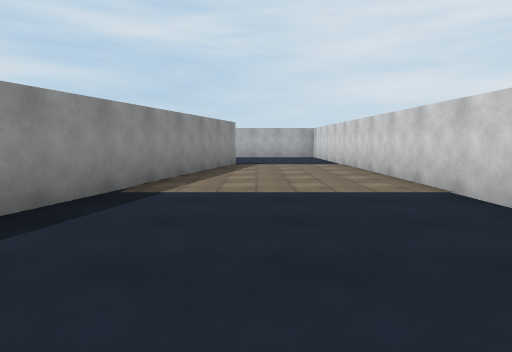
[1] (above)

23 first-person views from a walk through a 3-D level made in the Unity game engine. The camera is 1.3 m above the floor, tilts 6° down and sees 75° across. The floor is counted in squares, 2 m on a side. Each view is taken from the middle of a square. On the plan, view 1 faces up. The plan holds only what a view shows up to about 10 squares ahead; the rest is blank. The place goes on beyond the plan. The player character is not drawn. Surface patterns are stand-ins for the level's own textures.

[2]
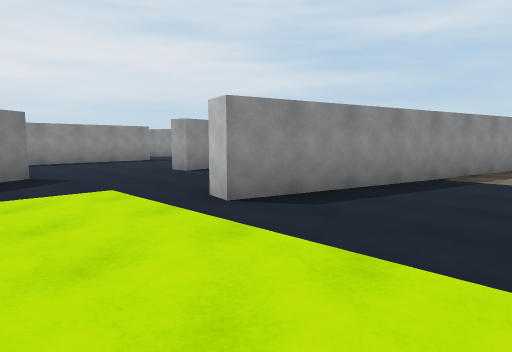

[3]
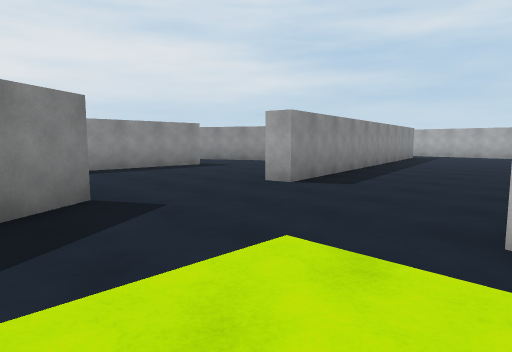

[4]
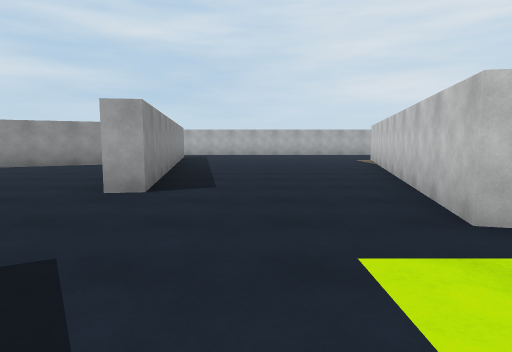

[5]
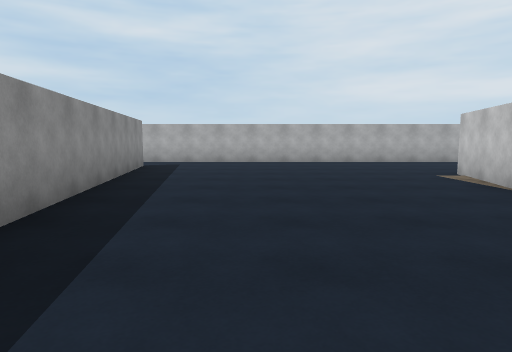

[6]
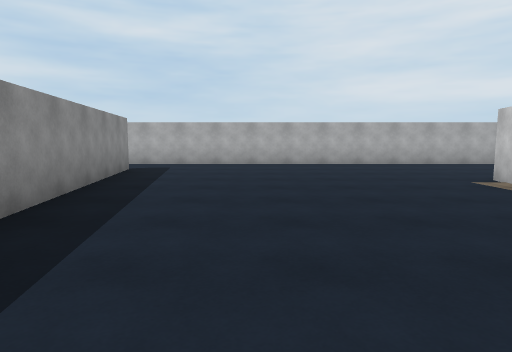

[7]
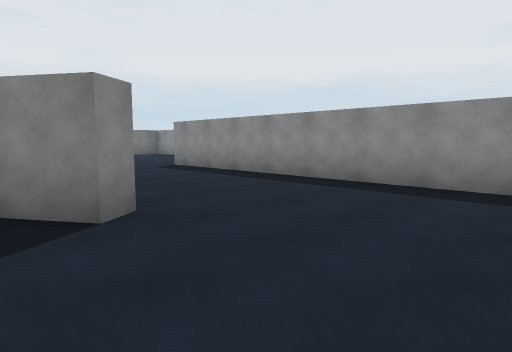

[8]
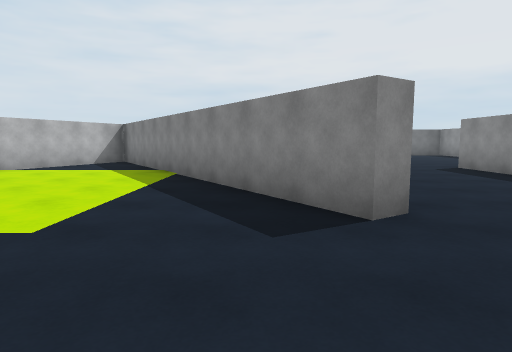

[9]
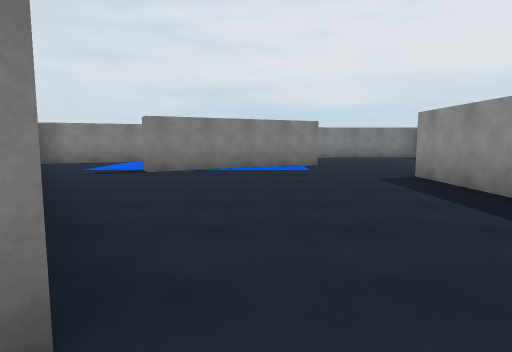

[10]
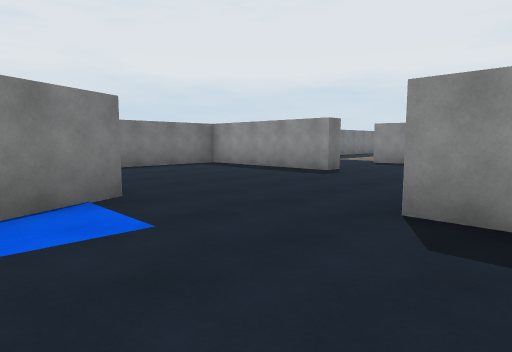

[11]
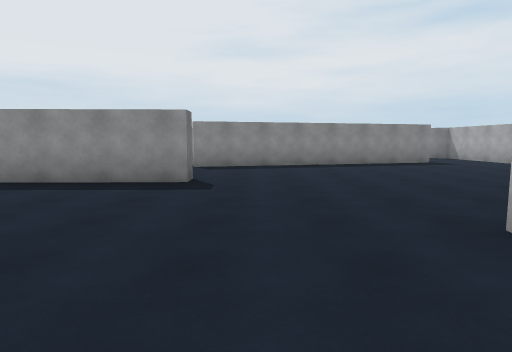

[12]
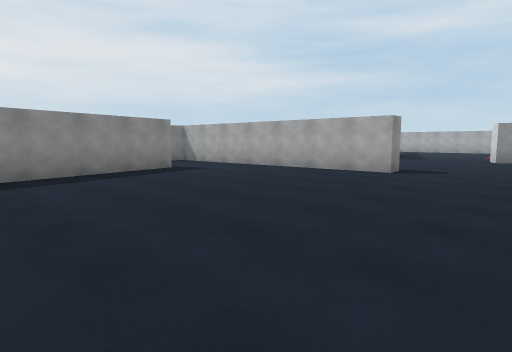

[13]
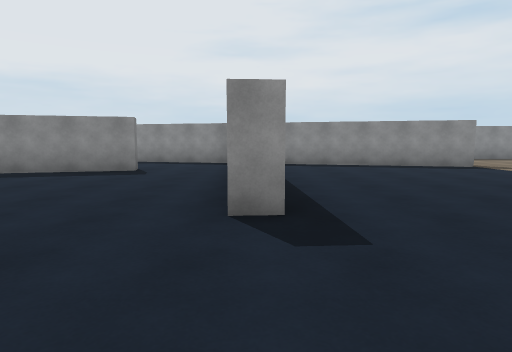

[14]
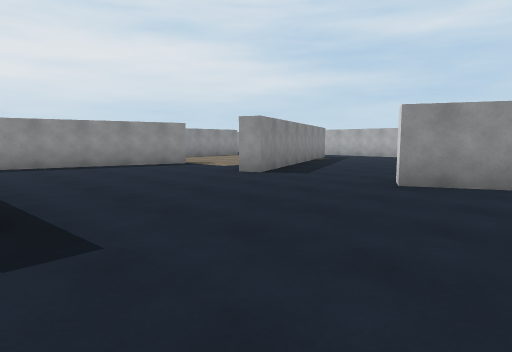

[15]
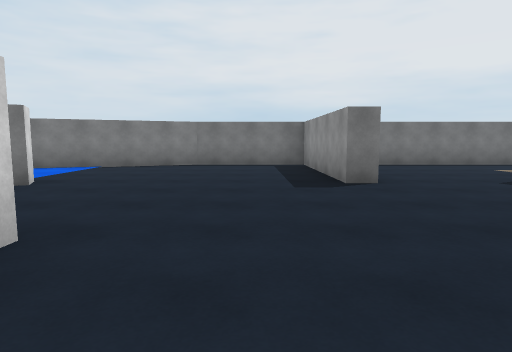

[16]
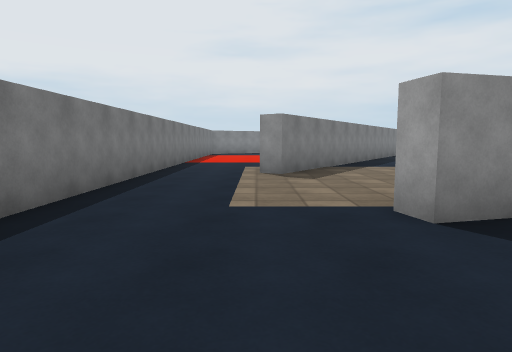

[17]
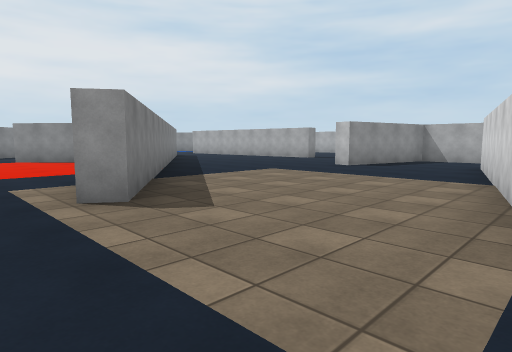

[18]
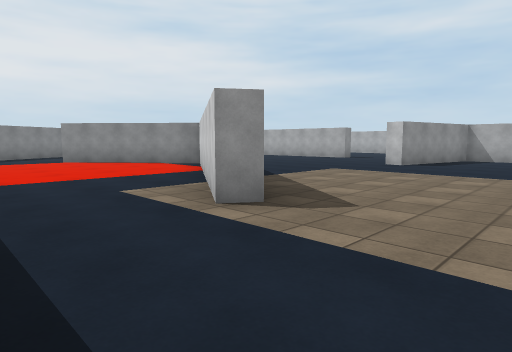

[19]
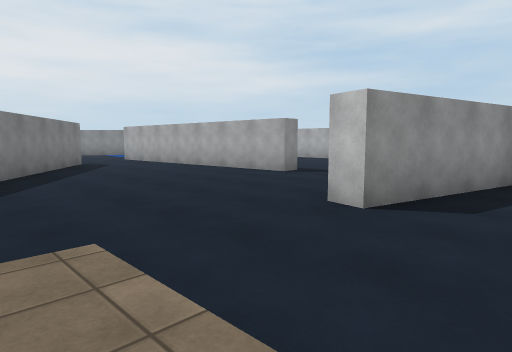

[20]
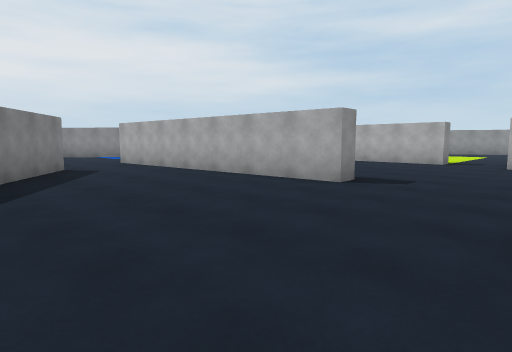

[21]
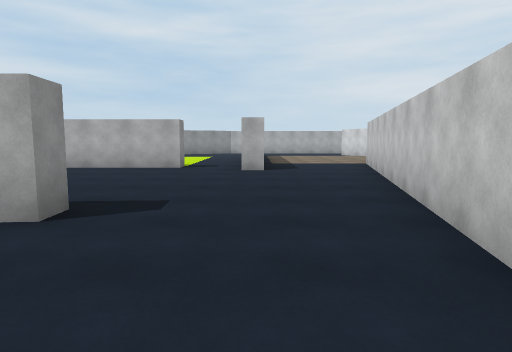

[22]
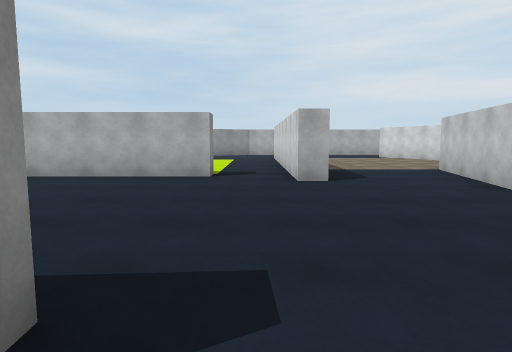

[23]
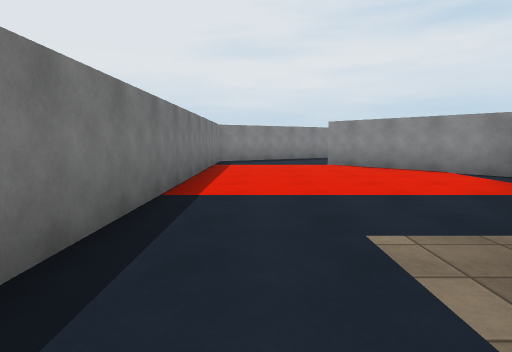

### Floor plan
Points are (right, up) in squares from view 1. A wall is a line through its corners. A room is listed if a view was taken in it or the views show most of it. See-through windows are left out.
Room 1 (views 1, 2, 3, 4, 5, 6, 7, 8, 9, 10, 11)
walls: (-7.4, -1) (-7, -0.7) (-2.1, -8.1); (2.5, 3.1) (2.4, 10.1); (-9.2, 7.2) (-11.3, 6.1); (-10.9, 3.8) (-10.9, -6.2); (-0.5, 9.5) (-2.8, 0.4) (-3.3, 0.5) (-1, 9.6); (-8, 11.8) (-6.4, 2.2) (-6.9, 2.1); (-1.7, -8.1) (-0.4, -5.2); (1.8, 13.4) (-8.6, 13.4); (-9.7, -8.9) (-5.7, -7) (-5.5, -7.4)
ways out: opening at (-11, 4.5) to room 2; opening at (-10, -7.3) to room 2; opening at (-5, -7.5) to room 2; opening at (-8, 12.5)
Room 2 (views 12, 13, 14, 15, 16, 17, 18, 19, 20, 21, 22, 23)
walls: (-19.3, -2.6) (-17.6, -9.6) (-18.2, -9.7); (-18.5, -7.8) (-19.8, -2.8); (-22.1, -2.2) (-22.5, -3.9) (-23.1, -3.8); (-15, -9.1) (-14.4, -9.1) (-14.3, -13.2) (-11.4, -13.2) (-7.8, -11.7); (-22.7, -2.3) (-20.8, 5.6); (-14.9, 0.3) (-14.9, -0.2) (-19.5, -0.5); (-25.8, -0.8) (-25.8, -1.4) (-29.5, -1.6); (-26.9, -7.3) (-29.5, -9.6); (-9.4, -9.4) (-9.7, -8.9); (-16.8, 5) (-17.3, 4.8); (-23.8, 3.4) (-24.3, 3.4) (-24.3, 4.4); (-20.3, 5.6) (-21.4, 0.8); (-29.6, -4.9) (-21.4, -10.5) (-21.7, -10.9) (-26.7, -7.5); (-12.7, 5.5) (-13.9, 4.9); (-25.8, 4.6) (-25.8, 4.1) (-29.2, 4.1); (-29.5, -13.2) (-16.4, -13.2); (-3.6, -10.1) (-1.9, -9.4)
ways out: opening at (-11, 4.5) to room 1; opening at (-10, -7.3) to room 1; opening at (-5, -7.5) to room 1; opening at (-20.5, -3.5) to room 3; opening at (-19, -1.5) to room 3; opening at (-25, 4); opening at (-22.5, 4.5); opening at (-19.5, 5.5); opening at (-15.5, 5)
Room 3 (no view inside)
walls: (-21.8, -0.8) (-22.1, -2.2); (-19.5, -0.5) (-20.9, -0.6); (-19.8, -2.8) (-19.3, -2.6)
ways out: opening at (-20.5, -3.5) to room 2; opening at (-19, -1.5) to room 2

Where each view was taken, in squares from view 1:
view 1: 0 up, 0 right, facing up
view 2: 2 down, 0 right, facing up-left
view 3: 2 down, 3 left, facing up-left
view 4: 2 down, 5 left, facing up
view 5: 3 up, 5 left, facing up
view 6: 4 up, 5 left, facing up
view 7: 2 up, 6 left, facing down-left
view 8: 2 up, 6 left, facing down
view 9: 0 up, 8 left, facing down
view 10: 5 down, 8 left, facing down-left
view 11: 8 down, 9 left, facing left
view 12: 7 down, 12 left, facing up-left
view 13: 0 up, 12 left, facing left
view 14: 0 up, 12 left, facing up-left
view 15: 4 down, 13 left, facing down
view 16: 11 down, 15 left, facing left
view 17: 12 down, 18 left, facing up-left
view 18: 13 down, 19 left, facing up-left
view 19: 7 down, 21 left, facing up-left
view 20: 6 down, 23 left, facing up-left
view 21: 4 down, 24 left, facing up
view 22: 2 down, 25 left, facing up
view 23: 12 down, 21 left, facing left
